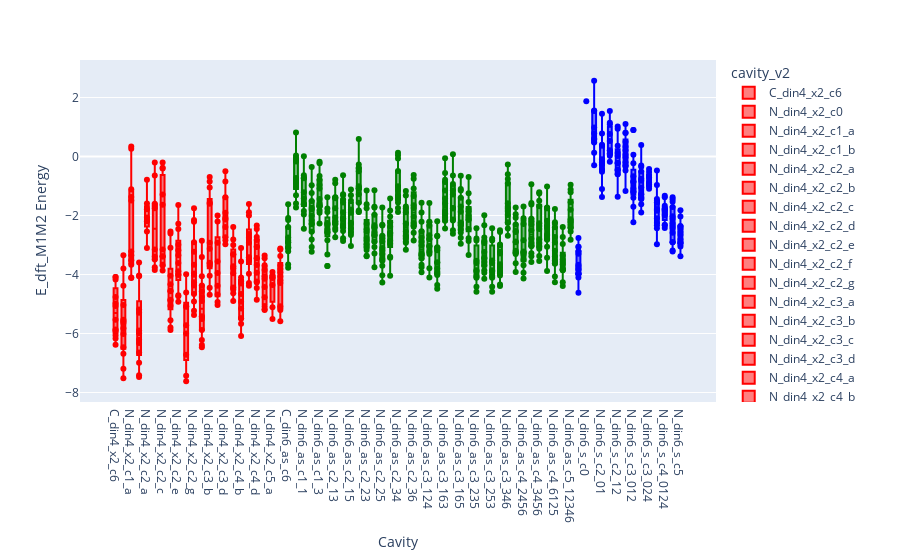

Notebook code cell kept with this figure:
### Markdown cell above
## Boxplot Cavity Edft_coh_iqr_df

### Code cell
fig = plot_categorical_energy_boxplot(
    df=Edft_coh_iqr_df,
    x_col='cavity_v2',
    color_map=cavity_colors,
    y_col='E_dft_M1M2',
    hover_col='system_dacs',
    x_title='Cavity',
    y_title='E_dft_M1M2 Energy',
    file_name='Edft_boxplot_iqr'
)

fig.show()
